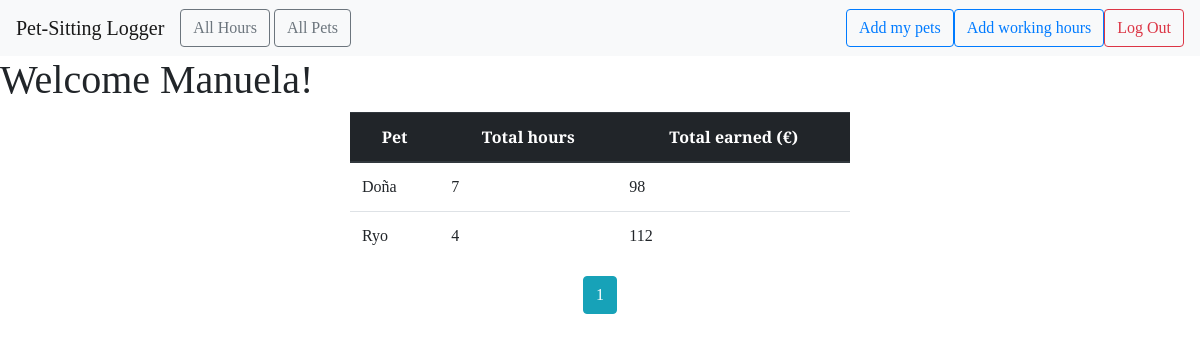
The app's page /profile (signed in) with its own data.
### workingHoursLogger/models.py (models this page shows)
class User(db.Model, UserMixin):
    id = db.Column(db.Integer, primary_key = True)
    email = db.Column(db.String(100), unique =True)
    password = db.Column(db.String(100))
    name = db.Column(db.String(100))
    hours = db.relationship('WorkingHours', backref='author', lazy=True)
    pets = db.relationship('Pet', backref='owner', lazy=True)

class Pet(db.Model):
    id = db.Column(db.Integer, primary_key=True)
    name = db.Column(db.String(100), nullable=False)
    rate = db.Column(db.Integer, nullable=False)
    comment = db.Column(db.Text, nullable=False)
    sitter = db.Column(db.Integer, db.ForeignKey('user.id'), nullable=False)

### workingHoursLogger/main.py (the view)
@mainBp.route('/profile')
@login_required
def profile():
    page = request.args.get('page', 1, type=int)
    pets = db.session.query(Pet.name.label('pet_name'), func.sum(WorkingHours.hours).label('hours'), (func.sum(WorkingHours.hours)*Pet.rate).label('earned')).\
                        join(WorkingHours, Pet.id == WorkingHours.pet_id).\
                        filter(WorkingHours.user_id==current_user.id).\
                        group_by(Pet.name).paginate(page = page, per_page=10)
    return render_template('profile.html', name=current_user.name, pets=pets)

### workingHoursLogger/templates/profile.html
{% extends "base.html" %} {% block head %} {{ super() }}
<link
rel="stylesheet"
href="{{ url_for('static', filename= 'extended_beauty.css') }}"
/>
{% endblock %}
{% block content %}
<h1>Welcome {{ name }}!</h1>
<center>
  <div>
    <table class="table table-hover" style="width: 500px;">
      <thead class="thead-dark">
        <tr>
          <th scope="col"><center>Pet</center></th>
          <th scope="col"><center>Total hours</center></th>
          <th scope="col"><center>Total earned (€)</center></th>
        </tr>
      </thead>
      <tbody>
        {% for pet in pets.items %}
        <tr>
          <td>{{ pet.pet_name }}</td>
          <td>{{ pet.hours }}</td>
          <td>{{ pet.earned}}</td>
        </tr>
        {% endfor %}
      </tbody>
    </table>
    {% for page_num in pets.iter_pages(left_edge=1, right_edge=1,
      left_current=1, right_current=1) %}
      {% if page_num %}
      {% if pets.page == page_num %}
      <a
        class="btn btn-info mb-4"
        href="{{ url_for('main.profile', page=page_num) }}"
        >{{ page_num }}</a
      >
      {% else %}
      <a
        class="btn btn-outline-info mb-4"
        href="{{ url_for('main.profile', page=page_num) }}"
        >{{ page_num }}</a
      >
      {% endif %} {% else %} ... {% endif %} {% endfor %}
  </div>
</center>
{% endblock %}

### workingHoursLogger/static/beauty.css (style rules this page uses)
* { font-family: "Arvo", serif; }

### workingHoursLogger/static/extended_beauty.css (style rules this page uses)
h1, h2, h4, p { font-family: "Arvo", serif; }

### records on screen
User: name "Manuela"
Pet: pet_name "Doña", hours "7", earned "98"
Pet: pet_name "Ryo", hours "4", earned "112"

### other values on screen
{{ page_num }} "1"
